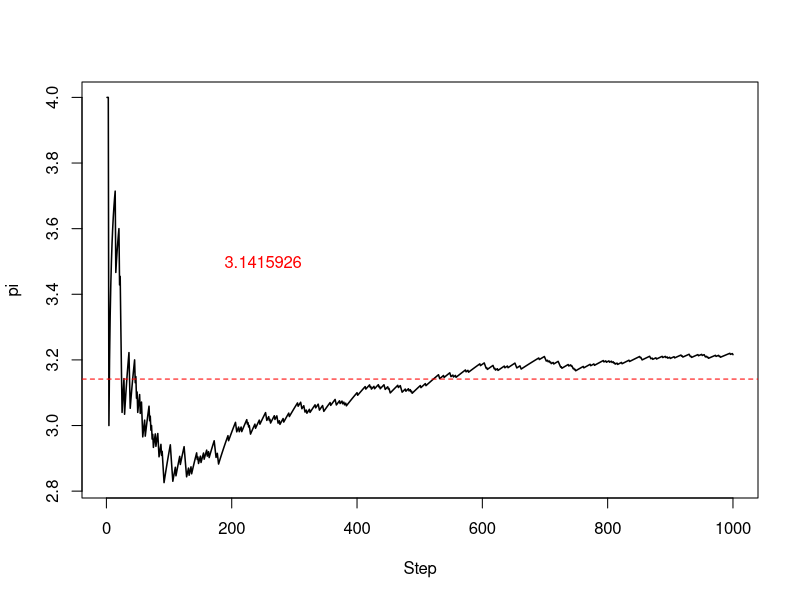
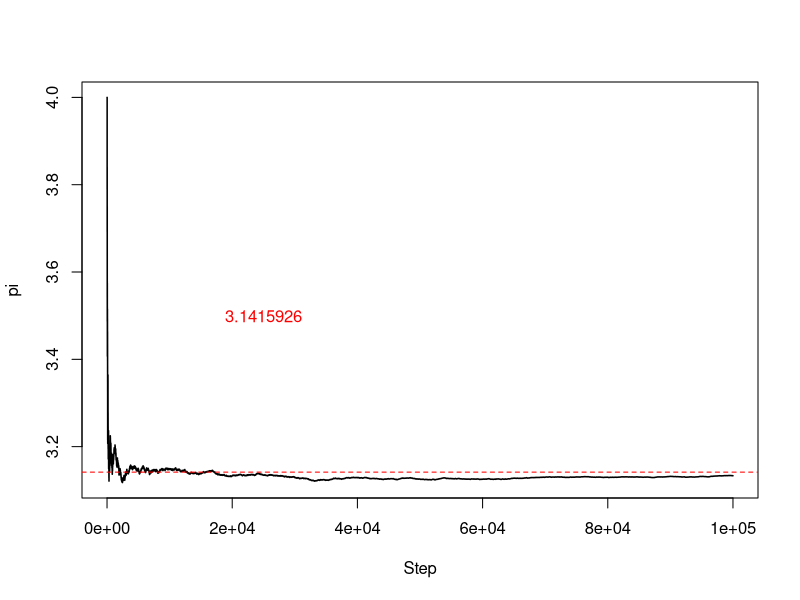

Here is the R script that generated these plots, in order:
## ---- chunk 1
# Define a function to compute pi
Simulation <- function(N){
  c <- rep(0,N)
  numberIn <-  0
  for(i in 1:N){
    x <- runif(2,-1,1)
    if(sqrt(x[1]*x[1] + x[2]*x[2]) <= 1){
      numberIn <- numberIn + 1
    }
    prop  <- numberIn / i
    piHat <- prop *4
    c[i]  <- piHat
  }
  return(c)
}
## ---- chunk 2
# Draw 100 points
TotalDraw <- 1000
Results   <- Simulation(TotalDraw)
# Plot
plot( seq(1,TotalDraw,by=1), Results, type='l', xlab='Step', ylab='pi',lwd=1.5)
abline(h=3.141592,col="red",lty=2)
text(0.25*TotalDraw,3.5,"3.1415926",cex=1,col="red")
print(paste("Mean Pi from the last 100 steps is: ",mean(Results[TotalDraw-99:TotalDraw])))
## ---- chunk 3
# Draw 1E5 points
TotalDraw <- 1E5
Results   <- Simulation(TotalDraw)
# Plot
plot( seq(1,TotalDraw,by=1), Results, type='l', xlab='Step', ylab='pi',lwd=1.5)
abline(h=3.141592,col="red",lty=2)
text(0.25*TotalDraw,3.5,"3.1415926",cex=1,col="red")
print(paste("Mean Pi from the last 100 steps is: ",mean(Results[TotalDraw-99:TotalDraw])))
